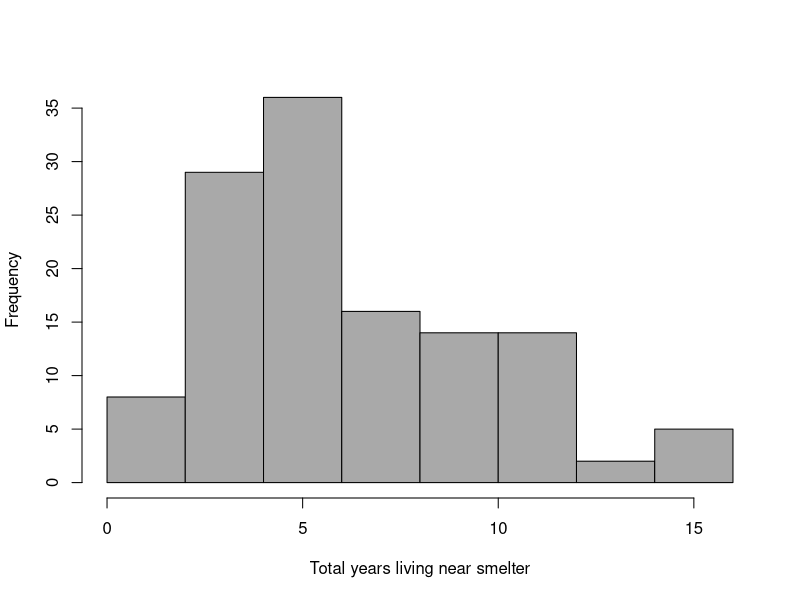
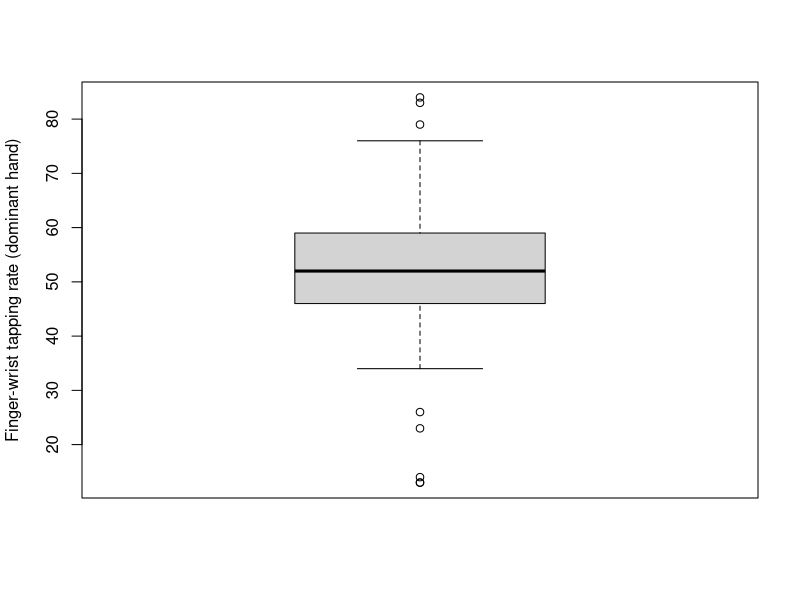
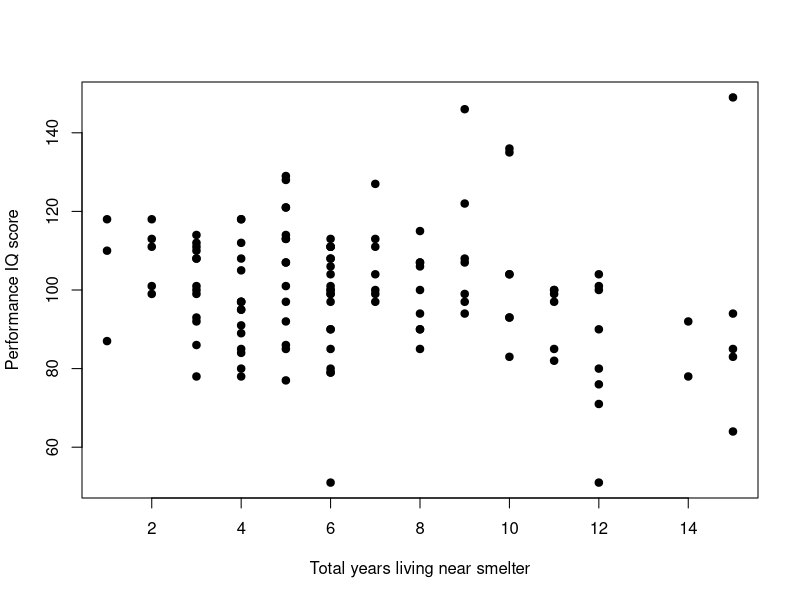

R code for these plots, in order:
## ---- chunk 1
library(readxl)
lead <- read_excel("lead.xlsx", col_names=TRUE, na="")
## ---- chunk 2
#mean
mean(lead$age, na.rm=TRUE)

#standard deviation
sd(lead$age, na.rm=TRUE)
## ---- chunk 3
# minimum, first quartile, median, third quartile, maximum
quantile(lead$age, na.rm=TRUE)
## ---- chunk 4
# means of full-scale iq for variable Group (control or exposed)
tapply(lead$iqf, lead$Group, mean, na.rm=TRUE)
## ---- chunk 5
# histogram of years living near smelter
hist(lead$totyrs, freq=TRUE, col="darkgray", xlab="Total years living near smelter", main="")

# quartile summary
quantile(lead$totyrs, na.rm=TRUE)
## ---- chunk 6
#mean
mean(lead$totyrs, na.rm=TRUE)

#median
median(lead$totyrs, na.rm=TRUE)
## ---- chunk 7
# boxplot
boxplot(lead$maxfwt, ylab="Finger-wrist tapping rate (dominant hand)")
## ---- chunk 8
# scatterplot
plot(iqp~totyrs, data=lead, xlab="Total years living near smelter", ylab="Performance IQ score", main="", pch=19)
